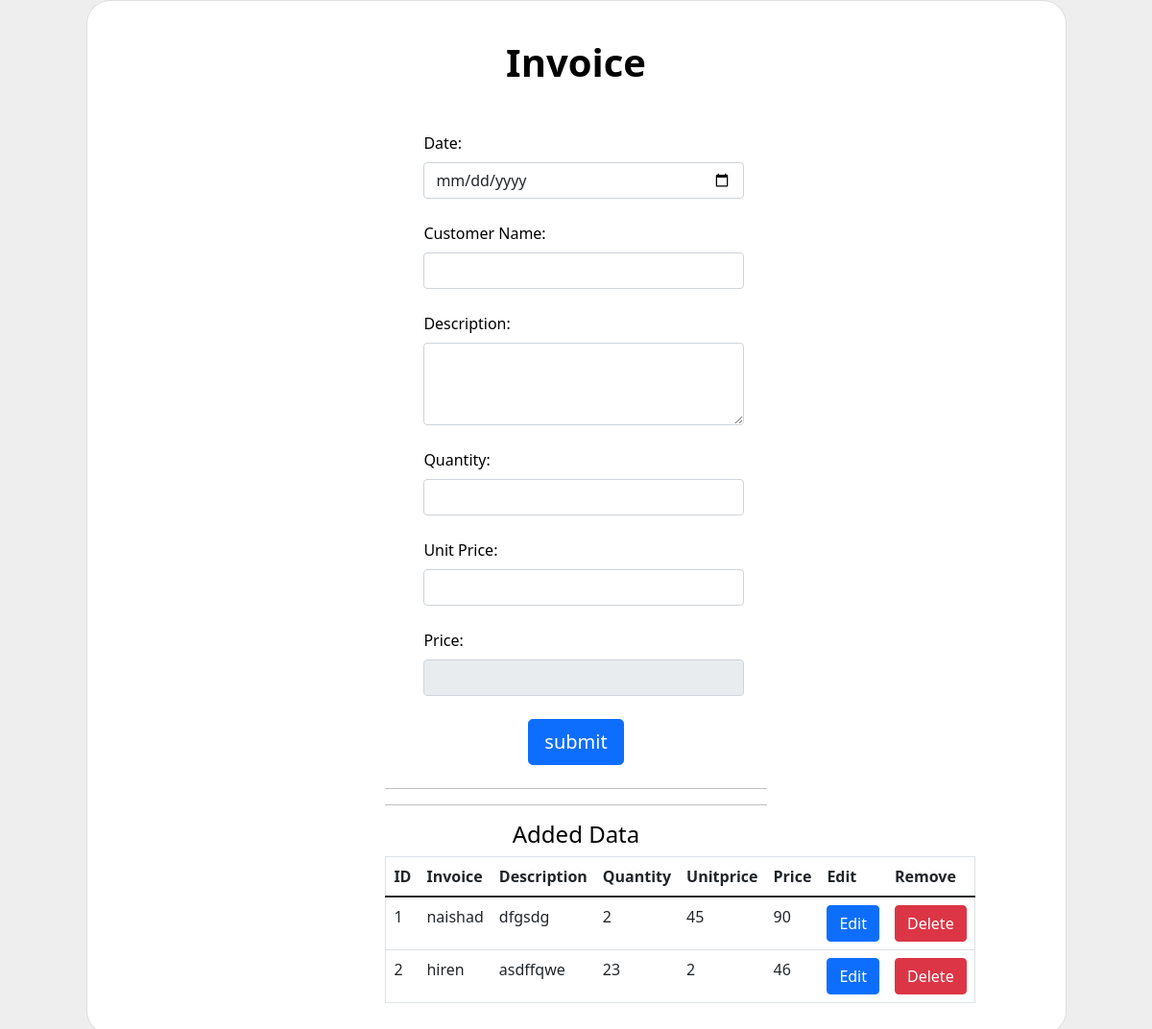
The app's page /invoice/ with its own data.
### Invoice/models.py (models this page shows)
class Model_Invoice_Detail(models.Model):
    invoice = models.ForeignKey(Model_Invoice, on_delete=models.CASCADE, null=True)
    description = models.TextField("Description", max_length=500, null=True, blank=True)
    quantity = models.IntegerField("Quantity", default=True, null=True)
    unitprice = models.IntegerField("Unit Price", default=True, null=True)
    price = models.IntegerField("Price", default=True, null=True)

class Model_Invoice(models.Model):
    date = models.DateField("Date", auto_now=False, auto_now_add=False)
    customername = models.CharField("Customer Name", max_length=50)
    def __str__(self):
        return self.customername

### Invoice/views.py (the view)
# urls.py: path('invoice/', get_data, name="invoice"),
def get_data(request):
    if request.method == "POST":
        invoice_form = InvoiceForm(request.POST)
        invoice_detail_form = InvoiceDetailForm(request.POST)
        if invoice_form.is_valid() and invoice_detail_form.is_valid():
            invoice = invoice_form.save()
            invoice_detail = invoice_detail_form.save(commit=False)
            invoice_detail.invoice = invoice
            invoice_detail.save()
            messages.success(request,"Thank you")
            return redirect('invoice')
        else:
            messages.error(request,"Please fill the required fields!")
    else:
        invoice_form = InvoiceForm()
        invoice_detail_form = InvoiceDetailForm()
    data = Model_Invoice_Detail.objects.all()
    return render(request, "invoice.html", {'invoice': invoice_form, 'invoiceDetail':invoice_detail_form, 'data':data})

### Invoice/forms.py
class InvoiceForm(forms.ModelForm):
    class Meta:
        model = Model_Invoice
        fields = ['date','customername']
        widgets = {
            'date' : forms.DateInput(attrs={'class': "form-control", 'type': 'date', 'required':'true'}),
            'customername' : forms.TextInput(attrs={'class': 'form-control', 'maxLength': '50', 'required': 'true'})
        }

class InvoiceDetailForm(forms.ModelForm):
    class Meta:
        model = Model_Invoice_Detail
        fields = ['description', 'quantity', 'unitprice', 'price']
        widgets = {
            'description': forms.Textarea(attrs={'class': "form-control", 'rows': 3}),
            'quantity': forms.NumberInput(attrs={'class': "form-control", "min": 0, 'required': 'true'}),
            'unitprice': forms.NumberInput(attrs={'class': "form-control", "min": 0, 'required': 'true'}),
            'price': forms.NumberInput(attrs={'class': "form-control", "readonly":"true"})
        }

### Templates/invoice.html (shortened to what this page needs)
<!doctype html>
<html lang="en">
  <head>
    <link href="https://cdn.jsdelivr.net/npm/bootstrap@5.1.3/dist/css/bootstrap.min.css" rel="stylesheet">
  </head>
  <body>
        <section class="" style="background-color: #eee;">
        <div class="container">
          <div class="row d-flex justify-content-center align-items-center">
            <div class="col-lg-12 col-xl-11">
              <div class="card text-black" style="border-radius: 25px;">
                <div class="card-body">
                  <div class="row justify-content-center">
                    <div class="col-md-10 col-lg-6 col-xl-5 order-2 order-lg-1">
                      <p class="text-center h1 fw-bold mb-5 mx-1 mx-md-4 mt-4">Invoice</p>
                      <form class="mx-1 mx-md-4" method="POST" novalidate> {% csrf_token %}
                        {% for i in invoice %}
                        <div class="d-flex flex-row align-items-center mb-4">
                          <div class="form-outline flex-fill mb-0">
                            <label class="form-label" for="form3Example1c">
                              {{i.label_tag}}</label>
                              {{i}}
                          </div>
                        </div>
                        {% endfor %}
                        {% for i in invoiceDetail %}
                        <div class="d-flex flex-row align-items-center mb-4">
                          <div class="form-outline flex-fill mb-0">
                            <label class="form-label" for="form3Example1c">
                              {{i.label_tag}}</label>
                              {{i}}
                          </div>
                        </div>
                        {% endfor %}
                        <div class="d-flex justify-content-center mx-4 mb-3 mb-lg-4">
                          <input type="submit" value="submit" class="btn btn-primary btn-lg">
                        </div>
                      </form>
<hr/>
<center>
<hr/>
<h4>Added Data</h4>
<table>
{% if data %}
<div class="row">
    <div class="col-sm-12">
      <div class="table-responsive">
        <table class="table table_template darklinks" id="timetable" border="1">
          <thead>
            <tr>
              <th>ID</th>
              <th>Invoice</th>
              <th>Description</th>
              <th>Quantity</th>
              <th>Unitprice</th>
              <th>Price</th>
              <th>Edit</th>
              <th>Remove</th>
            </tr>
          </thead>
          <tbody>
            {% for i in data %}
            <tr>
                <td>{{i.id}}</td>
                <td>{{i.invoice}}</td>
                <td>{{i.description}}</td>
                <td>{{i.quantity}}</td>
                <td>{{i.unitprice}}</td>
                <td>{{i.price}}</td>
                <td><a href="{% url 'update' i.id %}"><button class="btn btn-primary">Edit</button></a></td>
                <td><a href="{% url 'remove' i.id %}"><button class="btn btn-danger">Delete</button></a></td>
        </tr>
            {% endfor %}
        </tbody>
    </table>
  </div>
</div>
</div>
{% endif %}
</center>

### records on screen
Model_Invoice_Detail: id "1", invoice "naishad", description "dfgsdg", quantity "2", unitprice "45", price "90"
Model_Invoice_Detail: id "2", invoice "hiren", description "asdffqwe", quantity "23", unitprice "2", price "46"

### other values on screen
{{ i.label_tag }} "Date:" "Customer Name:"
{{ i.label_tag }} "Description:" "Quantity:" "Unit Price:" "Price:"
